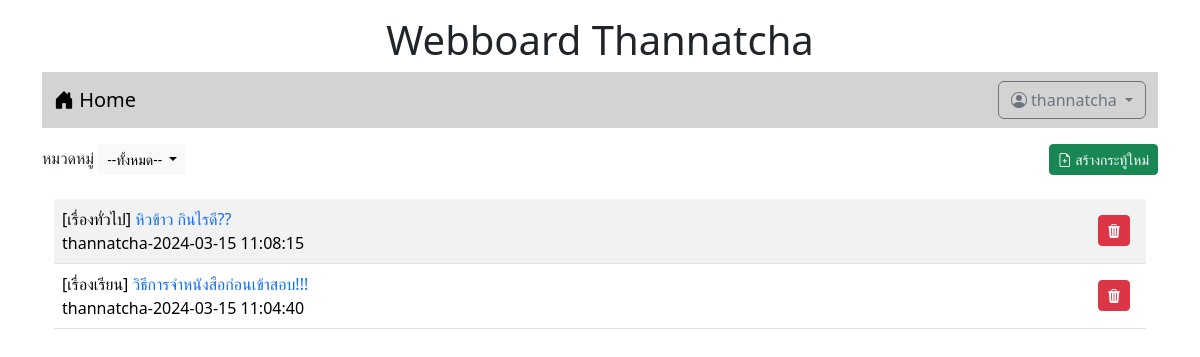
The app's page /index.php (signed in) with its own data.
### tables this page shows
CREATE TABLE `post` (
  `id` int(11) NOT NULL,
  `title` varchar(128) NOT NULL,
  `content` varchar(2048) NOT NULL,
  `post_date` datetime NOT NULL,
  `cat_id` int(11) NOT NULL,
  `user_id` int(11) NOT NULL
);

CREATE TABLE `category` (
  `id` int(11) NOT NULL,
  `name` varchar(32) NOT NULL
);

CREATE TABLE `user` (
  `id` int(11) NOT NULL,
  `login` varchar(32) NOT NULL,
  `password` varchar(64) NOT NULL,
  `name` varchar(64) NOT NULL,
  `gender` char(1) NOT NULL,
  `email` varchar(32) NOT NULL,
  `role` char(1) NOT NULL
);

### index.php (the view, shortened to what this page needs)
<!DOCTYPE html>
<html lang="en">
<head>
    <link href="https://cdn.jsdelivr.net/npm/bootstrap@5.3.2/dist/css/bootstrap.min.css" rel="stylesheet">
    <link rel="stylesheet" href="https://cdn.jsdelivr.net/npm/bootstrap-icons@1.11.3/font/bootstrap-icons.min.css">
</head>
<body>
    <div class="container-lg">
    <h1 style="text-align: center;" class="mt-3">Webboard Thannatcha</h1>
   <?php include "nav.php"?>
<div class="mt-3 d-flex justify-content-between ">
        <div>
            <label>หมวดหมู่</label>
            <span class="dropdown">
                <button class="btn btn-light btn-sm dropdown-toggle" type="button" data-bs-toggle="dropdown" aria-expanded="false">
                    --ทั้งหมด--
                </button>
            </span>
        </div>
            <?php if(isset($_SESSION['id'])){ ?>
            <div>
                <a href="newpost.php" class="btn btn-success btn-sm">
                <i class="bi bi-file-earmark-plus"></i> สร้างกระทู้ใหม่</a>
            </div>
            <?php } ?>
</div>
    <div class="container-lg">
    <table class="table table-striped mt-4">
    <?php
         $conn = new PDO("mysql:host=localhost;dbname=webboard;charset=utf8", "root", "");
         $sql = "SELECT t3.name,t1.title,t1.id,t2.login,t1.post_date FROM post as t1
         INNER JOIN user as t2 ON (t1.user_id=t2.id)
         INNER JOIN category as t3 ON (t1.cat_id=t3.id) ORDER BY t1.post_date DESC";
         $result=$conn->query($sql);
         while($row=$result->fetch()){
            echo "<tr><td class='d-flex justify-content-between'><div>[$row[0]]
            <a href = post.php?id=$row[2]
            style=text-decoration:none>$row[1]</a><br>$row[3]-$row[4]</div>";
            if(isset($_SESSION['id']) && $_SESSION['role']=='a'){
                echo "<div class='me-2 mt-2'><a href=delete.php?id=$row[2]
                class='btn btn-danger btn-sm' onclick='return myFunction()'> <i class='bi bi-trash3-fill'></i></a></div>";
            }
            echo "</td></tr>";
         }
    ?>
    </table>
    </div>
</body>
</html>

### records on screen
post: category.name "เรื่องทั่วไป", title "หิวข้าว กินไรดี??", user.login "thannatcha", post_date "2024-03-15 11:08:15"
post: category.name "เรื่องเรียน", title "วิธีการจำหนังสือก่อนเข้าสอบ!!!", user.login "thannatcha", post_date "2024-03-15 11:04:40"

### other values on screen
$_SESSION['username'] "thannatcha"
